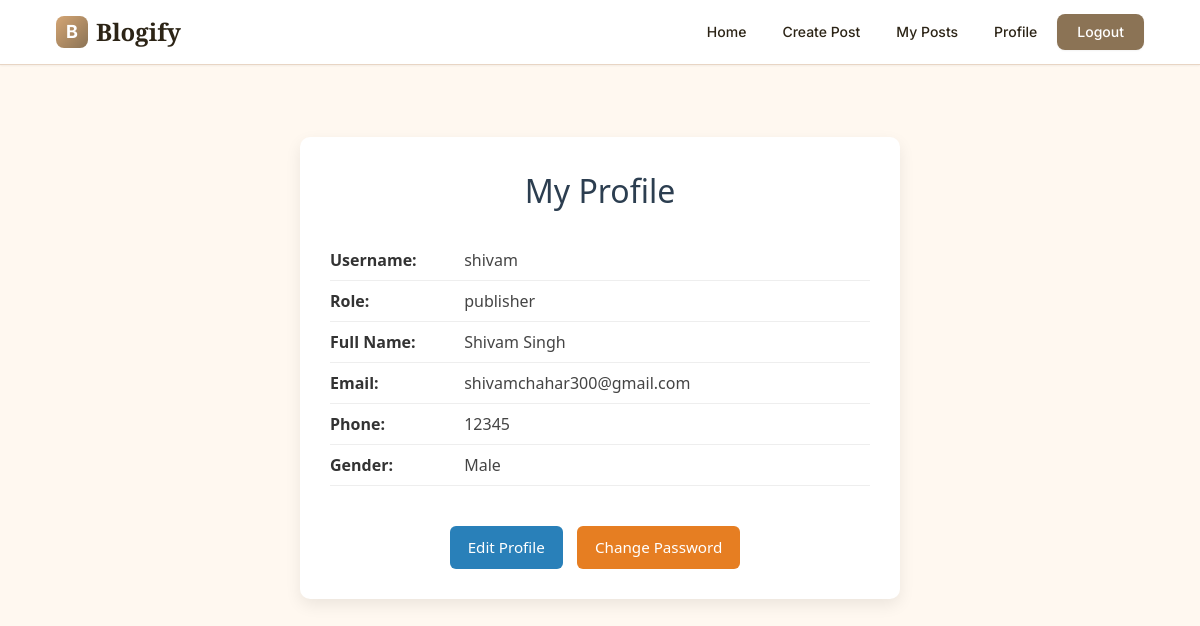
Page /user/profile (signed in) on the committed database.
### models/login_info.py (models this page shows)
class LoginInfo(db.Model):
    __tablename__ = 'login_info'
    user_id = db.Column(db.Integer, primary_key=True)
    username = db.Column(db.String(150), unique=True, nullable=False)
    password = db.Column(db.String(255), nullable=False)
    role = db.Column(db.Enum(UserRole), nullable=False)
    profile = db.relationship('UserProfile', backref='login', uselist=False)
    posts = db.relationship('Post', backref='author', lazy=True)

### models/user_profile.py (models this page shows)
class UserProfile(db.Model):
    __tablename__ = 'user_profile'
    id = db.Column(db.Integer, primary_key=True)
    name = db.Column(db.String(100), nullable=False)
    phone = db.Column(db.String(15))
    email = db.Column(db.String(100), unique=True, nullable=False)
    gender = db.Column(db.String(10))
    is_deleted = db.Column(db.Boolean, default=False)
    user_id = db.Column(db.Integer, db.ForeignKey('login_info.user_id'), unique=True, nullable=False)

### routes/user_routes.py (the view)
@user_bp.route('/profile', methods=['GET'])
def view_profile():
    return user_controller.view_profile()

### controllers/user_controller.py (called while the page is built)
def view_profile():
    user_id = session.get('user_id')
    if not user_id:
        return redirect('/user/login')
    user = LoginInfo.query.get(user_id)
    profile = UserProfile.query.filter_by(user_id=user_id).first()
    return render_template('view_profile.html', user=user, profile=profile)

### templates/view_profile.html (shortened to what this page needs)
{% extends "base.html" %}
{% block head %}
<link rel="stylesheet" href="{{ url_for('static', filename='profile.css') }}">
{% endblock %}
{% block content %}
<div class="profile-container">
  <h2 class="profile-heading">My Profile</h2>
  <div class="profile-info">
    <p><strong>Username:</strong> {{ user.username }}</p>
    <p><strong>Role:</strong> {{ user.role.value }}</p>
    <p><strong>Full Name:</strong> {{ profile.name }}</p>
    <p><strong>Email:</strong> {{ profile.email }}</p>
    <p><strong>Phone:</strong> {{ profile.phone }}</p>
    <p><strong>Gender:</strong> {{ profile.gender }}</p>
  </div>
  <div class="profile-actions">
    <a href="{{ url_for('user.edit_profile') }}" class="btn-edit-profile">Edit Profile</a>
    <a href="{{ url_for('user.change_password') }}" class="btn-change-password">Change Password</a>
  </div>
</div>
{% endblock %}

### static/profile.css (style rules this page uses)
.profile-container { max-width: 600px; margin: 40px auto; padding: 30px; background: #fff; border-radius: 10px; box-shadow: 0 6px 16px rgba(0, 0, 0, 0.08); font-family: "Segoe UI", Tahoma, Geneva, Verdana, sans-serif; }
.profile-heading { text-align: center; font-size: 2rem; color: #2c3e50; margin-bottom: 25px; }
.profile-info p { font-size: 1rem; color: #444; padding: 8px 0; border-bottom: 1px solid #eee; }
.profile-info p strong { display: inline-block; width: 130px; color: #333; }
.profile-actions { text-align: center; margin-top: 30px; }
.btn-edit-profile { background-color: #007bff; color: #fff; text-decoration: none; padding: 10px 18px; border-radius: 6px; font-size: 1rem; transition: background-color 0.3s; }
.btn-edit-profile, .btn-change-password { display: inline-block; margin: 10px 10px 0 0; padding: 10px 18px; background-color: #2980b9; color: #fff; text-decoration: none; border-radius: 6px; font-size: 0.95rem; transition: background-color 0.3s ease; }
.btn-change-password { background-color: #e67e22; }

### rows in the picture
LoginInfo: username "shivam", role.value "publisher"
UserProfile: name "Shivam Singh", email "shivamchahar300@gmail.com", phone "12345", gender "Male"
